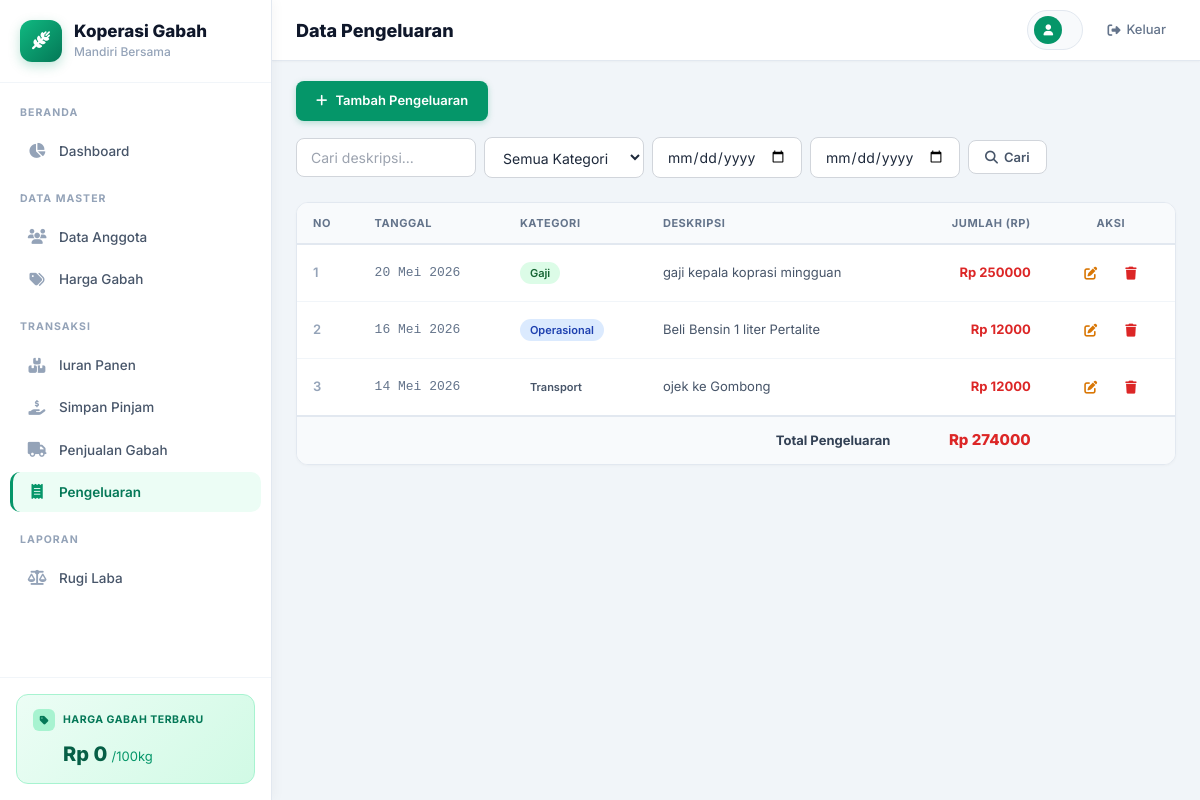
The page /pengeluaran/ on the database its author committed.
### app_gabah/models.py (models this page shows, shortened)
class Pengeluaran(models.Model):
    KATEGORI_CHOICES = [
        ('operasional', 'Operasional'),
        ('gaji', 'Gaji'),
        ('transport', 'Transport'),
        ('peralatan', 'Peralatan'),
        ('lainnya', 'Lainnya'),
    ]
    tanggal = models.DateField(verbose_name='Tanggal')
    kategori = models.CharField(
        max_length=50, choices=KATEGORI_CHOICES, default='operasional', verbose_name='Kategori'
    )
    keterangan = models.CharField(max_length=300, verbose_name='Keterangan')
    jumlah_rp = models.DecimalField(max_digits=15, decimal_places=2, verbose_name='Jumlah (Rp)')
    class Meta:
        ordering = ['-tanggal']
        verbose_name = 'Pengeluaran'
        verbose_name_plural = 'Pengeluaran'

### app_gabah/views.py (the view)
# urls.py: path('pengeluaran/', views.pengeluaran_list, name='pengeluaran_list'),
def pengeluaran_list(request):
    from django.db.models import Sum, Q
    queryset = Pengeluaran.objects.all()
    search = request.GET.get('search', '')
    if search:
        queryset = queryset.filter(
            Q(keterangan__icontains=search) |
            Q(kategori__icontains=search)
        )
    kategori_filter = request.GET.get('kategori', '')
    if kategori_filter:
        queryset = queryset.filter(kategori=kategori_filter)
    tanggal_dari = request.GET.get('tanggal_dari', '')
    tanggal_sampai = request.GET.get('tanggal_sampai', '')
    if tanggal_dari:
        queryset = queryset.filter(tanggal__gte=tanggal_dari)
    if tanggal_sampai:
        queryset = queryset.filter(tanggal__lte=tanggal_sampai)
    return render(request, 'app_gabah/pengeluaran_list.html', {
        'object_list': queryset,
        'search': search,
        'kategori_filter': kategori_filter,
        'tanggal_dari': tanggal_dari,
        'tanggal_sampai': tanggal_sampai,
        'total_pengeluaran': queryset.aggregate(total=Sum('jumlah_rp')).get('total') or 0,  # ← GUNAKAN : DAN jumlah_rp
    })

### app_gabah/templates/app_gabah/pengeluaran_list.html (shortened to what this page needs)
{% extends "app_gabah/base.html" %}
{% block page_title %}Data Pengeluaran{% endblock %}
{% block content %}
<div class="fb mb6">
    <a href="{% url 'pengeluaran_create' %}" class="bp"><i class="fas fa-plus"></i> Tambah Pengeluaran</a>
    <form method="get" class="fg" style="flex-wrap:wrap;">
        <input type="text" name="search" value="{{ search }}" placeholder="Cari deskripsi..." class="fi" style="width:180px;">
        <select name="kategori" class="fi" style="width:160px;">
            <option value="">Semua Kategori</option>
        </select>
        <input type="date" name="tanggal_dari" value="{{ tanggal_dari }}" class="fi" style="width:150px;">
        <input type="date" name="tanggal_sampai" value="{{ tanggal_sampai }}" class="fi" style="width:150px;">
        <button type="submit" class="bs"><i class="fas fa-search"></i> Cari</button>
    </form>
</div>
<div class="tc ox">
    <table>
        <thead>
            <tr>
                <th>No</th>
                <th>Tanggal</th>
                <th>Kategori</th>
                <th>Deskripsi</th>
                <th style="text-align:right;">Jumlah (Rp)</th>
                <th style="text-align:center;">Aksi</th>
            </tr>
        </thead>
                <tbody>
            {% for obj in object_list %}
            <tr>
                <td style="color:#94a3b8; font-weight:600;">{{ forloop.counter }}</td>
                <td style="font-family:monospace; font-size:13px; color:#64748b;">{{ obj.tanggal|date:"d M Y" }}</td>
                <td>
                    {% if obj.kategori == 'operasional' %}
                        <span class="badge bg-bl">Operasional</span>
                    {% elif obj.kategori == 'gaji' %}
                        <span class="badge bg-gr">Gaji</span>
                    {% elif obj.kategori == 'transport' %}
                        <span class="badge bg-pu">Transport</span>
                    {% elif obj.kategori == 'peralatan' %}
                        <span class="badge bg-or">Peralatan</span>
                    {% else %}
                        <span class="badge bg-gy">Lainnya</span>
                    {% endif %}
                </td>
                <td>{{ obj.keterangan }}</td>
                <td style="text-align:right; font-weight:700; color:#dc2626;">
                    Rp {{ obj.jumlah_rp|floatformat:0 }}
                </td>
                <td>
                    <div class="fgc">
                        <a href="{% url 'pengeluaran_update' obj.pk %}" class="ab ab-e" title="Edit"><i class="fas fa-edit"></i></a>
                        <a href="{% url 'pengeluaran_delete' obj.pk %}" class="ab ab-d" title="Hapus"><i class="fas fa-trash"></i></a>
                    </div>
                </td>
            </tr>
            {% endfor %}
        </tbody>
        {% if object_list %}
        <tfoot>
            <tr style="background:#f8fafc; border-top:2px solid #e2e8f0;">
                <td colspan="4" style="font-weight:700; text-align:right; color:#334155;">Total Pengeluaran</td>
                <td style="text-align:right; font-weight:800; color:#dc2626; font-size:15px;">
                    Rp {{ total_pengeluaran|floatformat:0 }}
                </td>
                <td></td>
            </tr>
        </tfoot>
        {% endif %}
    </table>
</div>
{% endblock %}

### app_gabah/templates/app_gabah/base.html (style rules this page uses)
*, *::before, *::after { box-sizing: border-box; margin: 0; padding: 0; }
body { font-family: 'Inter', system-ui, sans-serif; background: #f1f5f9; color: #334155; min-height: 100vh; line-height: 1.5; }
a { text-decoration: none; color: inherit; }
.fi { width:100%; padding:10px 14px; border:1px solid #d1d5db; border-radius:8px; font-size:14px; color:#1e293b; outline:none; transition:all 0.15s; background:#fff; font-family:inherit; }
.fi::placeholder { color:#9ca3af; }
select.fi { appearance:auto; }
.bp { display:inline-flex; align-items:center; gap:8px; background:#059669; color:#fff; padding:10px 20px; border-radius:8px; font-size:13px; font-weight:600; border:none; cursor:pointer; box-shadow:0 2px 6px rgba(5,150,105,0.25); transition:all 0.15s; text-decoration:none; font-family:inherit; }
.bs { display:inline-flex; align-items:center; gap:6px; background:#fff; color:#475569; padding:8px 16px; border-radius:8px; font-size:13px; font-weight:600; border:1px solid #d1d5db; cursor:pointer; transition:all 0.15s; text-decoration:none; font-family:inherit; }
.tc { background:#fff; border-radius:12px; border:1px solid #e2e8f0; box-shadow:0 1px 3px rgba(0,0,0,0.03); overflow:hidden; }
.tc table { width:100%; border-collapse:collapse; }
.tc th { background:#f8fafc; padding:12px 16px; text-align:left; font-size:11px; font-weight:700; color:#64748b; text-transform:uppercase; letter-spacing:0.05em; border-bottom:2px solid #e2e8f0; }
.tc td { padding:12px 16px; font-size:13px; color:#475569; border-bottom:1px solid #f1f5f9; }
.tc tr:last-child td { border-bottom:none; }
.badge { display:inline-block; padding:3px 10px; border-radius:50px; font-size:11px; font-weight:600; }
.bg-gr { background:#dcfce7; color:#166534; }
.bg-bl { background:#dbeafe; color:#1e40af; }
.ab { display:inline-flex; align-items:center; justify-content:center; width:32px; height:32px; border-radius:8px; border:none; cursor:pointer; transition:all 0.15s; font-size:13px; text-decoration:none; }
.ab-e { color:#d97706; }
.ab-d { color:#dc2626; }
.fb { display:flex; align-items:center; justify-content:space-between; flex-wrap:wrap; gap:16px; }
.fg { display:flex; align-items:center; gap:8px; }
.fgc { display:flex; align-items:center; gap:8px; justify-content:center; }
.mb6 { margin-bottom:24px; }
.ox { overflow-x:auto; }

### rows shown on the page
Pengeluaran: tanggal "20 Mei 2026", kategori "Gaji", keterangan "gaji kepala koprasi mingguan", jumlah_rp "250000"
Pengeluaran: tanggal "16 Mei 2026", kategori "Operasional", keterangan "Beli Bensin 1 liter Pertalite", jumlah_rp "12000"
Pengeluaran: tanggal "14 Mei 2026", kategori "Transport", keterangan "ojek ke Gombong", jumlah_rp "12000"

### other values the page prints
{{ harga_terbaru|default:"0"|floatformat:0 }} "0"
{{ total_pengeluaran|floatformat:0 }} "274000"
